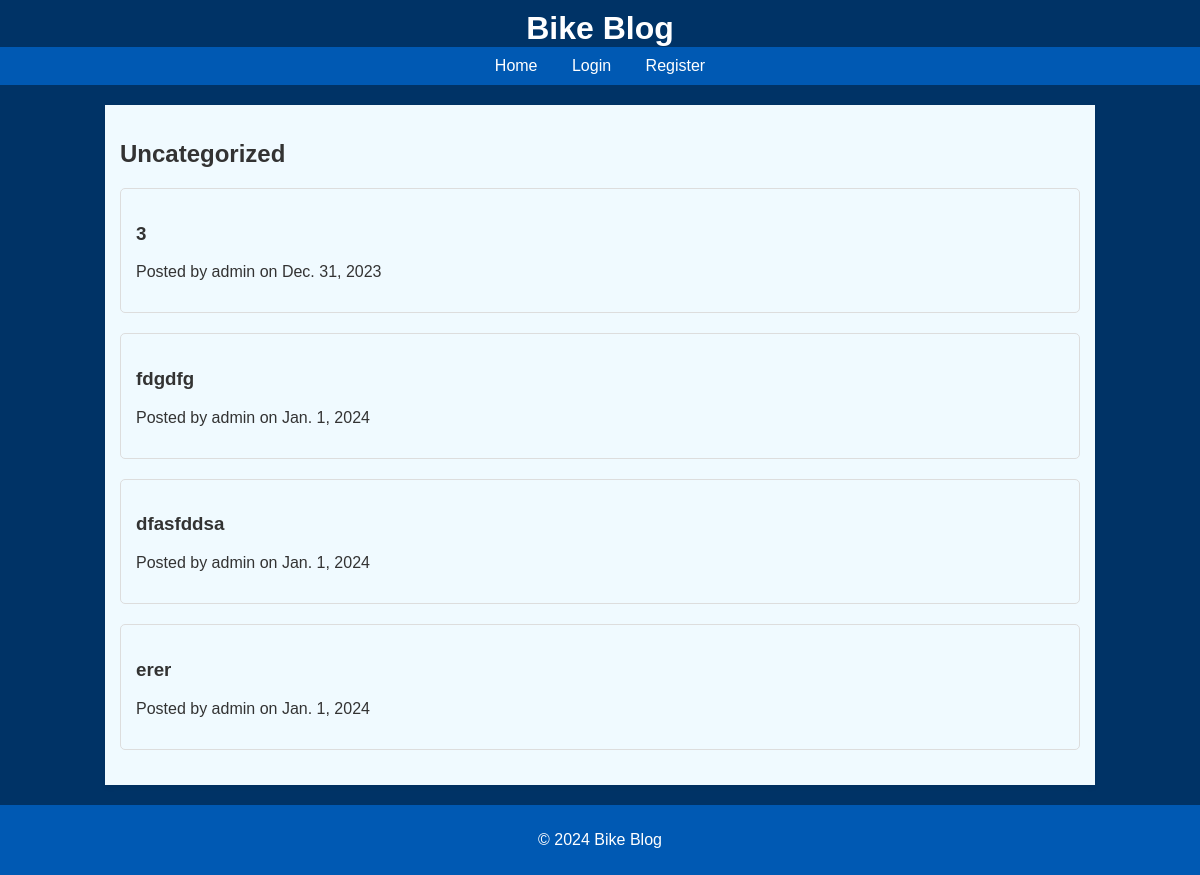
Screenshot of /category/uncategorized with the database file from the repository.
### theblog/models.py (models this page shows, shortened)
class Post(models.Model):
    title = models.CharField(max_length=255)
    title_tag = models.CharField(max_length=255)
    author = models.ForeignKey(User, on_delete=models.CASCADE)
    body = models.TextField()
    post_date = models.DateField(auto_now_add=True)
    category = models.CharField(max_length=255, default='uncategorized')

### theblog/views.py (the view)
# urls.py: path('category/<str:categories>',CategoryView, name = 'category'),
def CategoryView(request, categories):
    category_posts = Post.objects.filter(category = categories)
    return render(request, 'categories.html', {'categories':categories.title(), 'category_posts':category_posts})

### theblog/templates/categories.html (shortened to what this page needs)
{% extends 'base.html' %}
{% block content %}
<h2>{{ categories }}</h2>
{% if category_posts %}
    {% for post in category_posts %}
    <div class="post">
        <h3><a href="{% url 'article-detail' post.id %}">{{ post.title }} </a></h3>
        <p>Posted by {{ post.author }} on {{ post.post_date }}</p>
    </div>
    {% empty %}
        <p>No posts available.</p>
{% endfor %}
{% else %}
No posts in this category
{% endif %}
{% endblock %}

### theblog/static/styles.css (style rules this page uses)
body { font-family: 'Arial', sans-serif; background-color: #003366; background-size: cover; background-position: center; background-repeat: no-repeat; color: #333; margin: 0; padding: 0; }
.post { background-color: #f0faff; border: 1px solid #ddd; margin-bottom: 20px; padding: 15px; border-radius: 5px; }
.post h3 a { color: #333; text-decoration: none; }

### rows the page displays
Post: title "3", author "admin", post_date "Dec. 31, 2023"
Post: title "fdgdfg", author "admin", post_date "Jan. 1, 2024"
Post: title "dfasfddsa", author "admin", post_date "Jan. 1, 2024"
Post: title "erer", author "admin", post_date "Jan. 1, 2024"

### other values shown
{{ categories }} "Uncategorized"
